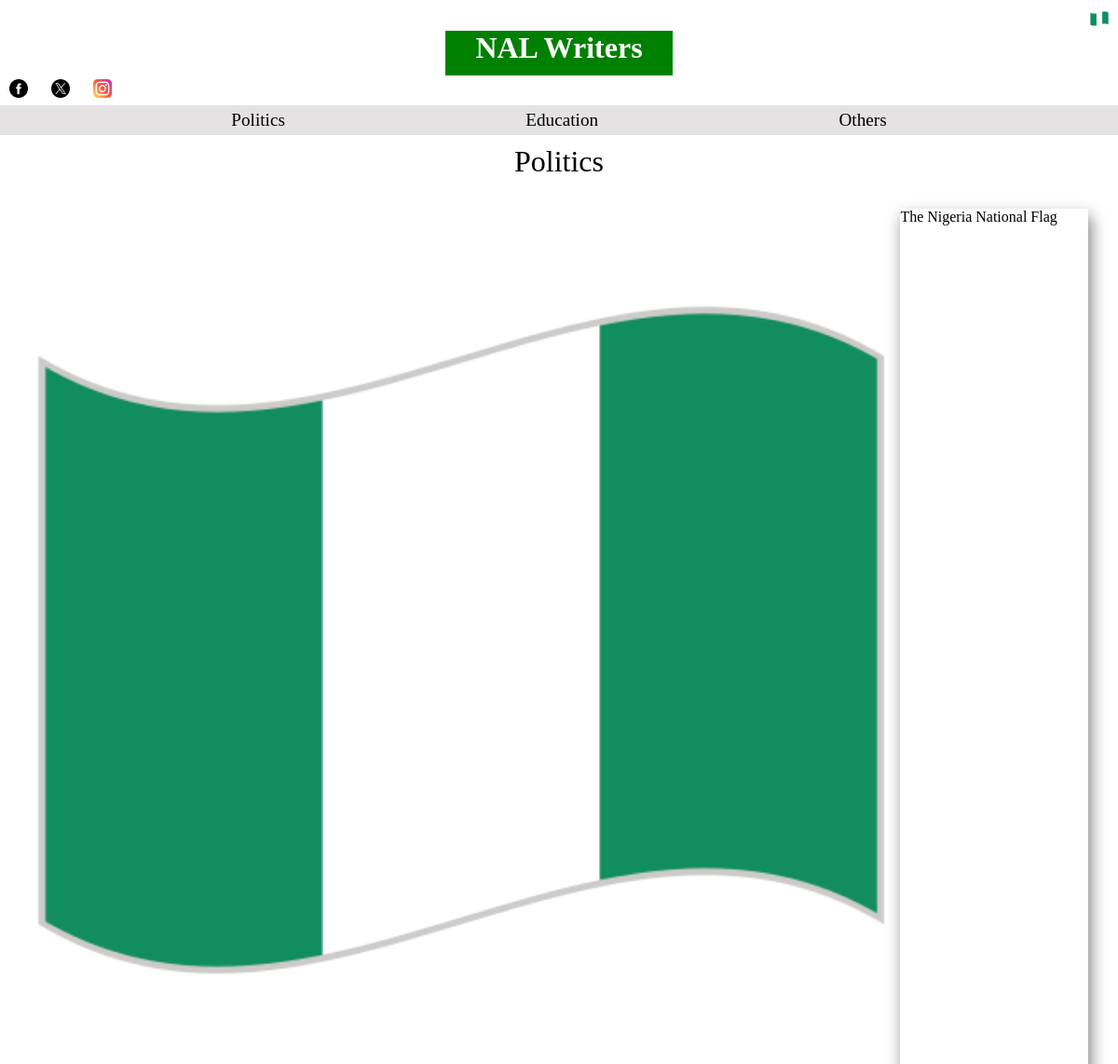
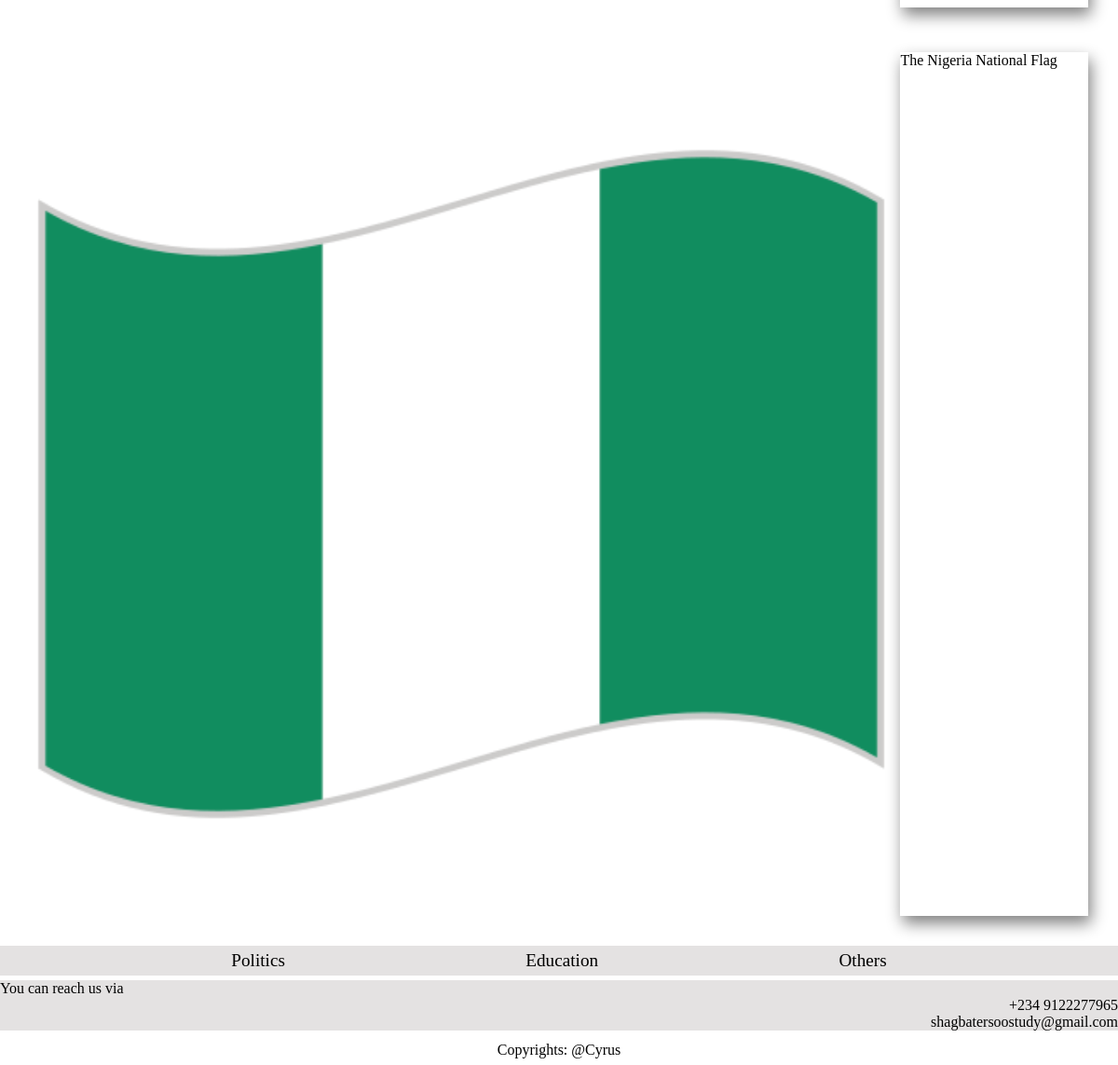
Screenshot of /category-page/1/ with the database file from the repository (2 pictures, top to bottom).
### base/models.py (models this page shows)
class Category(models.Model):
    name = models.CharField(max_length=50)
    def __str__(self):
        return self.name

class NewsPage(models.Model):
    headline = models.CharField(max_length=150, null=False)
    author = models.CharField(max_length=60, null=False)
    category = models.ForeignKey(Category, on_delete=models.CASCADE, null=False)
    main_image = models.ImageField(null=True, default="avatar.jpeg")
    main_image_title = models.CharField(max_length=120, null=False)
    sub_image = models.ImageField(null=True, default="avatar.jpeg")
    sub_image_title = models.CharField(max_length=120, null=False)
    news_content = models.TextField(null=False)
    rating = models.ForeignKey(Rating, on_delete=models.CASCADE, null=True)
    created = models.DateTimeField(auto_now_add=True)
    class Meta:
        ordering = ["-created"]

### base/views.py (the view)
# urls.py: path('category-page/<str:pk>/', views.categoryPage, name='category-page'),
def categoryPage(request, pk):
    category = Category.objects.get(id=pk)
    categories = Category.objects.all()
    pages = category.newspage_set.all()
    context = {"pages":pages, "category":category, "categories":categories}
    return render(request, "base/category-page.html", context)

### base/templates/base/category-page.html (shortened to what this page needs)
{% load static %}
<!DOCTYPE html>
<html lang="en">
<head>
    <link rel="stylesheet" href="{% static 'styles/style.css' %}">
    <link rel="stylesheet" href="{% static 'styles/category-style.css' %}">
</head>
<body>
    <header>
        {% include "header-section.html" %}
    </header>
    <div class="category-title">
        {{category.name}}
    </div>
    {% for page in pages %}
    <div class="category-paper">
        <figure>
            <img src="{{page.main_image.url}}" alt="{{page.main_image_title}}">
            <figcaption>{{page.main_image_title}}</figcaption>
        </figure>
    </div>
    {% endfor %}
    <footer>
        {% include "footer-section.html" %}
    </footer>
</body>
</html>

### templates/header-section.html (shortened to what this page needs)
{% load static %}
{% block content %}
<div class="flag">
    <img src="{% static 'images/flag.png' %}" alt="The Nigeria National Flag" class="minify">
</div>
<div class="major">
    <h1>NAL Writers</h1>
</div>
<div class="social-links">
    <div class="link">
        <a href="#">
            <img src="{% static 'images/facebook.png' %}" alt="NAL facebook link" class="minify">
        </a>
    </div>
    <div class="link">
        <a href="#">
            <img src="{% static 'images/twitter.png' %}" alt="NAL twitter link" class="minify">
        </a>
    </div>
    <div class="link">
        <a href="#">
            <img src="{% static 'images/instagram.png' %}" alt="NAL instagram link" class="minify">
        </a>
    </div>
</div>
<div class="news-sections">
    {% for category in categories %}
        <div class="sector">
            <a href="{% url 'category-page' category.id %}">{{category}}</a>
        </div>
    {% endfor %}
        <div class="sector">
            <a href="#">Others</a>
        </div>
</div>
{% endblock %}

### templates/footer-section.html (shortened to what this page needs)
<div class="news-sections">
    {% for category in categories %}
        <div class="sector">
            <a href="{% url 'category-page' category.id %}">{{category}}</a>
        </div>
    {% endfor %}
    <div class="sector">
        <a href="#">Others</a>
    </div>
</div>
<div class="contact">
    <div class="contact-head">You can reach us via</div>
    <div class="number">+234 9122277965</div>
    <div class="email">shagbatersoostudy@gmail.com</div>
</div>
<div class="copyrights">
    Copyrights: @Cyrus
</div>

### static/styles/style.css (style rules this page uses)
:root { --common-padding: 10px; --common-light-bg: rgb(228, 226, 226); }
* { margin: 0; padding: 0; box-sizing: border-box; }
header { display: flex; flex-direction: column; padding: 10px 0; }
header .flag { display: flex; flex-direction: row; justify-content: right; padding-right: var(--common-padding); margin-bottom: 3px; }
header .major { display: flex; height: 3rem; justify-content: center; align-items: center; color: white; }
header h1 { font-weight: bolder; background-color: green; padding: 0 2rem; height: 100%; }
.social-links { display: flex; justify-content: space-between; margin: 4px 0; padding-left: var(--common-padding); width: 10%; }
.social-links .link a { text-decoration: none; }
.news-sections { display: flex; justify-content: space-evenly; align-items: center; height: 2rem; background-color: var(--common-light-bg); }
.news-sections .sector { font-size: larger; padding: 0 var(--common-padding); }
.news-sections .sector a { text-decoration: none; color: black; }
.minify { width: 20px; height: 20px; }
footer { background-color: white; }
footer .contact { background-color: var(--common-light-bg); margin: 5px 0; }
.contact .number, .email { display: flex; justify-content: right; }
footer .copyrights { display: flex; justify-content: center; align-items: center; height: 2rem; }

### static/styles/category-style.css (style rules this page uses)
.category-title { display: flex; justify-content: center; align-items: center; font-size: 2rem; }
.category-paper { max-width: 100%; margin: 1rem; }
.category-paper figure { display: grid; grid-template-columns: 4fr 1fr; }
.category-paper figure img { width: 100%; margin: 1rem; padding-right: 0.5rem; }
.category-paper figure figcaption { margin: 1rem; box-shadow: 0.2rem 0.5rem 1rem gray; }

### rows the page displays
Category: name "Politics"
Category: name "Education"
NewsPage: main_image (picture), main_image_title "The Nigeria National Flag"
NewsPage: main_image (picture), main_image_title "The Nigeria National Flag"
